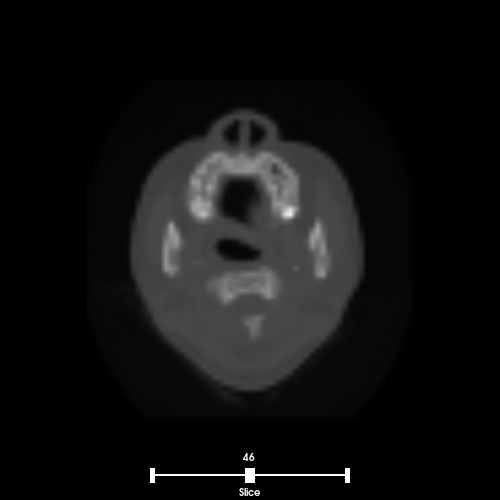

Write the Python code that produced this figure.
#!/usr/bin/env python
# Demonstrate vtkContourWidget with vtkImageActorPointPlacer and a slice slider on medical image data.

import vtkmodules.vtkInteractionStyle  # noqa: F401
import vtkmodules.vtkRenderingFreeType  # noqa: F401
import vtkmodules.vtkRenderingOpenGL2  # noqa: F401

import os

from vtkmodules.vtkCommonCore import vtkCommand
from vtkmodules.vtkIOImage import vtkVolume16Reader
from vtkmodules.vtkImagingCore import vtkImageShiftScale
from vtkmodules.vtkInteractionStyle import vtkInteractorStyleImage
from vtkmodules.vtkInteractionWidgets import (
    vtkContourWidget,
    vtkImageActorPointPlacer,
    vtkOrientedGlyphContourRepresentation,
    vtkSliderRepresentation2D,
    vtkSliderWidget,
)
from vtkmodules.vtkRenderingCore import (
    vtkImageActor,
    vtkRenderWindow,
    vtkRenderWindowInteractor,
    vtkRenderer,
)

# Dataset
data_dir = os.environ.get("VPE_DATA_DIR", os.path.dirname(os.path.abspath(__file__)))
volume_reader = vtkVolume16Reader()
volume_reader.SetDataDimensions(64, 64)
volume_reader.SetDataByteOrderToLittleEndian()
volume_reader.SetImageRange(1, 93)
volume_reader.SetDataSpacing(3.2, 3.2, 1.5)
volume_reader.SetFilePrefix(os.path.join(data_dir, "headsq", "quarter"))
volume_reader.ReleaseDataFlagOn()
volume_reader.SetDataMask(0x7FFF)
volume_reader.Update()

# Filter: shift and scale to unsigned char for display
scalar_range = volume_reader.GetOutput().GetScalarRange()
shifter = vtkImageShiftScale()
shifter.SetShift(-1.0 * scalar_range[0])
shifter.SetScale(255.0 / (scalar_range[1] - scalar_range[0]))
shifter.SetOutputScalarTypeToUnsignedChar()
shifter.SetInputConnection(volume_reader.GetOutputPort())
shifter.ReleaseDataFlagOff()
shifter.Update()

# Actor
image_actor = vtkImageActor()
image_actor.GetMapper().SetInputConnection(shifter.GetOutputPort())

extent = shifter.GetOutput().GetExtent()
slice_min = extent[4]
slice_max = extent[5]
initial_slice = (slice_min + slice_max) // 2
image_actor.SetDisplayExtent(extent[0], extent[1], extent[2], extent[3], initial_slice, initial_slice)

# Renderer
renderer = vtkRenderer()
renderer.AddActor(image_actor)

# Render window
render_window = vtkRenderWindow()
render_window.AddRenderer(renderer)
render_window.SetWindowName("image actor contour widget")
render_window.SetMultiSamples(0)
render_window.SetSize(500, 500)

# Interactor
interactor = vtkRenderWindowInteractor()
interactor.SetRenderWindow(render_window)
interactor_style_image = vtkInteractorStyleImage()
interactor.SetInteractorStyle(interactor_style_image)


# Callback: slider changes slice
def slider_callback(caller, event):
    value = int(caller.GetRepresentation().GetValue())
    image_actor.SetDisplayExtent(
        extent[0], extent[1], extent[2], extent[3], value, value
    )


# Widget: slice slider
slider_rep = vtkSliderRepresentation2D()
slider_rep.SetMinimumValue(slice_min)
slider_rep.SetMaximumValue(slice_max)
slider_rep.SetValue(initial_slice)
slider_rep.SetTitleText("Slice")
slider_rep.GetPoint1Coordinate().SetCoordinateSystemToNormalizedDisplay()
slider_rep.GetPoint1Coordinate().SetValue(0.3, 0.05)
slider_rep.GetPoint2Coordinate().SetCoordinateSystemToNormalizedDisplay()
slider_rep.GetPoint2Coordinate().SetValue(0.7, 0.05)
slider_rep.SetSliderLength(0.02)
slider_rep.SetSliderWidth(0.03)
slider_rep.SetEndCapLength(0.01)
slider_rep.SetEndCapWidth(0.03)
slider_rep.SetTubeWidth(0.005)
slider_rep.SetTitleHeight(0.02)
slider_rep.SetLabelHeight(0.02)

slider_widget = vtkSliderWidget()
slider_widget.SetInteractor(interactor)
slider_widget.SetRepresentation(slider_rep)
slider_widget.KeyPressActivationOff()
slider_widget.SetAnimationModeToAnimate()
slider_widget.AddObserver(vtkCommand.InteractionEvent, slider_callback)
slider_widget.SetEnabled(True)

# Widget: contour with image actor point placer
contour_rep = vtkOrientedGlyphContourRepresentation()

image_actor_point_placer = vtkImageActorPointPlacer()
image_actor_point_placer.SetImageActor(image_actor)
contour_rep.SetPointPlacer(image_actor_point_placer)
contour_rep.GetProperty().SetColor(0, 1, 0)

contour_widget = vtkContourWidget()
contour_widget.SetRepresentation(contour_rep)
contour_widget.SetInteractor(interactor)
contour_widget.SetEnabled(True)
contour_widget.ProcessEventsOn()

# Scene
renderer.ResetCamera()

interactor.Initialize()
interactor.Start()
